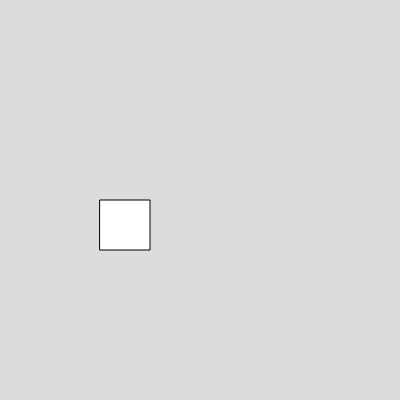
Frame 1 (no input)
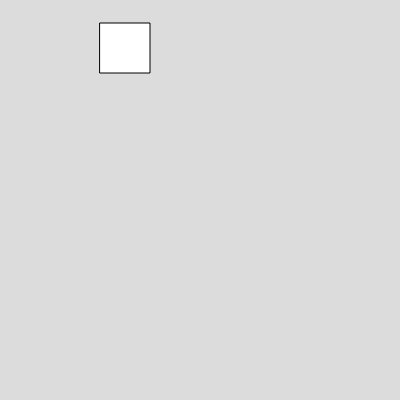
Frame 60 (no input)
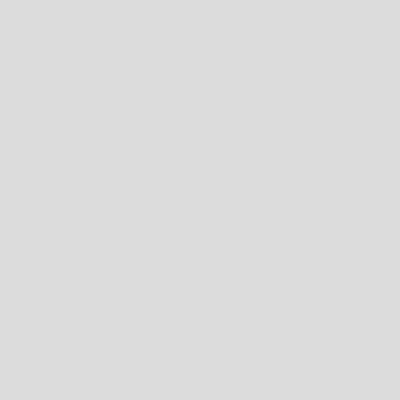
Frame 120 (the mouse pressed at the canvas centre since frame 60)

The p5.js sketch that drew these frames (run headless with seeded random() and noise() and a simulated clock; from frame 60 on, the mouse is pressed at the canvas centre):

// p5.js sketch
// ── sketch.js

var box1



function setup() 
{
  createCanvas(400, 400);
  box1 = new Box(100,200,50,50,-4,3);
}

function draw() 
{
  background(220);
  box1.show();
  
  box1.moveup();
}


// ── box.js
class Box
  {
    constructor(x,y,w,h,vx,vy)
    {
      this.x =x;
      this.y =y;
      this.w =w;
      this.h = h;
      this.vx = vx;
      this.vy = vy;
    }
    
    show()
    {
      rect(this.x,this.y,this.w,this.h)
    }
    
    move()
    {
      this.x = this.x+this.vx;
    }
  moveup(){
   this.y=this.y-this.vy;
  
  }
  }

  
